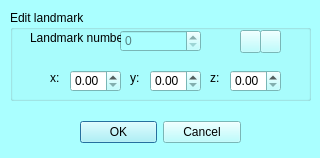
<?xml version="1.0" encoding="UTF-8"?>
<ui version="4.0">
 <class>mqEditLMKDialog</class>
 <widget class="QDialog" name="mqEditLMKDialog">
  <property name="geometry">
   <rect>
    <x>0</x>
    <y>0</y>
    <width>320</width>
    <height>158</height>
   </rect>
  </property>
  <property name="palette">
   <palette>
    <active>
     <colorrole role="WindowText">
      <brush brushstyle="SolidPattern">
       <color alpha="255">
        <red>0</red>
        <green>0</green>
        <blue>0</blue>
       </color>
      </brush>
     </colorrole>
     <colorrole role="Button">
      <brush brushstyle="SolidPattern">
       <color alpha="255">
        <red>170</red>
        <green>255</green>
        <blue>255</blue>
       </color>
      </brush>
     </colorrole>
     <colorrole role="Light">
      <brush brushstyle="SolidPattern">
       <color alpha="255">
        <red>255</red>
        <green>255</green>
        <blue>255</blue>
       </color>
      </brush>
     </colorrole>
     <colorrole role="Midlight">
      <brush brushstyle="SolidPattern">
       <color alpha="255">
        <red>212</red>
        <green>255</green>
        <blue>255</blue>
       </color>
      </brush>
     </colorrole>
     <colorrole role="Dark">
      <brush brushstyle="SolidPattern">
       <color alpha="255">
        <red>85</red>
        <green>127</green>
        <blue>127</blue>
       </color>
      </brush>
     </colorrole>
     <colorrole role="Mid">
      <brush brushstyle="SolidPattern">
       <color alpha="255">
        <red>113</red>
        <green>170</green>
        <blue>170</blue>
       </color>
      </brush>
     </colorrole>
     <colorrole role="Text">
      <brush brushstyle="SolidPattern">
       <color alpha="255">
        <red>0</red>
        <green>0</green>
        <blue>0</blue>
       </color>
      </brush>
     </colorrole>
     <colorrole role="BrightText">
      <brush brushstyle="SolidPattern">
       <color alpha="255">
        <red>255</red>
        <green>255</green>
        <blue>255</blue>
       </color>
      </brush>
     </colorrole>
     <colorrole role="ButtonText">
      <brush brushstyle="SolidPattern">
       <color alpha="255">
        <red>0</red>
        <green>0</green>
        <blue>0</blue>
       </color>
      </brush>
     </colorrole>
     <colorrole role="Base">
      <brush brushstyle="SolidPattern">
       <color alpha="255">
        <red>255</red>
        <green>255</green>
        <blue>255</blue>
       </color>
      </brush>
     </colorrole>
     <colorrole role="Window">
      <brush brushstyle="SolidPattern">
       <color alpha="255">
        <red>170</red>
        <green>255</green>
        <blue>255</blue>
       </color>
      </brush>
     </colorrole>
     <colorrole role="Shadow">
      <brush brushstyle="SolidPattern">
       <color alpha="255">
        <red>0</red>
        <green>0</green>
        <blue>0</blue>
       </color>
      </brush>
     </colorrole>
     <colorrole role="AlternateBase">
      <brush brushstyle="SolidPattern">
       <color alpha="255">
        <red>212</red>
        <green>255</green>
        <blue>255</blue>
       </color>
      </brush>
     </colorrole>
     <colorrole role="ToolTipBase">
      <brush brushstyle="SolidPattern">
       <color alpha="255">
        <red>255</red>
        <green>255</green>
        <blue>220</blue>
       </color>
      </brush>
     </colorrole>
     <colorrole role="ToolTipText">
      <brush brushstyle="SolidPattern">
       <color alpha="255">
        <red>0</red>
        <green>0</green>
        <blue>0</blue>
       </color>
      </brush>
     </colorrole>
    </active>
    <inactive>
     <colorrole role="WindowText">
      <brush brushstyle="SolidPattern">
       <color alpha="255">
        <red>0</red>
        <green>0</green>
        <blue>0</blue>
       </color>
      </brush>
     </colorrole>
     <colorrole role="Button">
      <brush brushstyle="SolidPattern">
       <color alpha="255">
        <red>170</red>
        <green>255</green>
        <blue>255</blue>
       </color>
      </brush>
     </colorrole>
     <colorrole role="Light">
      <brush brushstyle="SolidPattern">
       <color alpha="255">
        <red>255</red>
        <green>255</green>
        <blue>255</blue>
       </color>
      </brush>
     </colorrole>
     <colorrole role="Midlight">
      <brush brushstyle="SolidPattern">
       <color alpha="255">
        <red>212</red>
        <green>255</green>
        <blue>255</blue>
       </color>
      </brush>
     </colorrole>
     <colorrole role="Dark">
      <brush brushstyle="SolidPattern">
       <color alpha="255">
        <red>85</red>
        <green>127</green>
        <blue>127</blue>
       </color>
      </brush>
     </colorrole>
     <colorrole role="Mid">
      <brush brushstyle="SolidPattern">
       <color alpha="255">
        <red>113</red>
        <green>170</green>
        <blue>170</blue>
       </color>
      </brush>
     </colorrole>
     <colorrole role="Text">
      <brush brushstyle="SolidPattern">
       <color alpha="255">
        <red>0</red>
        <green>0</green>
        <blue>0</blue>
       </color>
      </brush>
     </colorrole>
     <colorrole role="BrightText">
      <brush brushstyle="SolidPattern">
       <color alpha="255">
        <red>255</red>
        <green>255</green>
        <blue>255</blue>
       </color>
      </brush>
     </colorrole>
     <colorrole role="ButtonText">
      <brush brushstyle="SolidPattern">
       <color alpha="255">
        <red>0</red>
        <green>0</green>
        <blue>0</blue>
       </color>
      </brush>
     </colorrole>
     <colorrole role="Base">
      <brush brushstyle="SolidPattern">
       <color alpha="255">
        <red>255</red>
        <green>255</green>
        <blue>255</blue>
       </color>
      </brush>
     </colorrole>
     <colorrole role="Window">
      <brush brushstyle="SolidPattern">
       <color alpha="255">
        <red>170</red>
        <green>255</green>
        <blue>255</blue>
       </color>
      </brush>
     </colorrole>
     <colorrole role="Shadow">
      <brush brushstyle="SolidPattern">
       <color alpha="255">
        <red>0</red>
        <green>0</green>
        <blue>0</blue>
       </color>
      </brush>
     </colorrole>
     <colorrole role="AlternateBase">
      <brush brushstyle="SolidPattern">
       <color alpha="255">
        <red>212</red>
        <green>255</green>
        <blue>255</blue>
       </color>
      </brush>
     </colorrole>
     <colorrole role="ToolTipBase">
      <brush brushstyle="SolidPattern">
       <color alpha="255">
        <red>255</red>
        <green>255</green>
        <blue>220</blue>
       </color>
      </brush>
     </colorrole>
     <colorrole role="ToolTipText">
      <brush brushstyle="SolidPattern">
       <color alpha="255">
        <red>0</red>
        <green>0</green>
        <blue>0</blue>
       </color>
      </brush>
     </colorrole>
    </inactive>
    <disabled>
     <colorrole role="WindowText">
      <brush brushstyle="SolidPattern">
       <color alpha="255">
        <red>85</red>
        <green>127</green>
        <blue>127</blue>
       </color>
      </brush>
     </colorrole>
     <colorrole role="Button">
      <brush brushstyle="SolidPattern">
       <color alpha="255">
        <red>170</red>
        <green>255</green>
        <blue>255</blue>
       </color>
      </brush>
     </colorrole>
     <colorrole role="Light">
      <brush brushstyle="SolidPattern">
       <color alpha="255">
        <red>255</red>
        <green>255</green>
        <blue>255</blue>
       </color>
      </brush>
     </colorrole>
     <colorrole role="Midlight">
      <brush brushstyle="SolidPattern">
       <color alpha="255">
        <red>212</red>
        <green>255</green>
        <blue>255</blue>
       </color>
      </brush>
     </colorrole>
     <colorrole role="Dark">
      <brush brushstyle="SolidPattern">
       <color alpha="255">
        <red>85</red>
        <green>127</green>
        <blue>127</blue>
       </color>
      </brush>
     </colorrole>
     <colorrole role="Mid">
      <brush brushstyle="SolidPattern">
       <color alpha="255">
        <red>113</red>
        <green>170</green>
        <blue>170</blue>
       </color>
      </brush>
     </colorrole>
     <colorrole role="Text">
      <brush brushstyle="SolidPattern">
       <color alpha="255">
        <red>85</red>
        <green>127</green>
        <blue>127</blue>
       </color>
      </brush>
     </colorrole>
     <colorrole role="BrightText">
      <brush brushstyle="SolidPattern">
       <color alpha="255">
        <red>255</red>
        <green>255</green>
        <blue>255</blue>
       </color>
      </brush>
     </colorrole>
     <colorrole role="ButtonText">
      <brush brushstyle="SolidPattern">
       <color alpha="255">
        <red>85</red>
        <green>127</green>
        <blue>127</blue>
       </color>
      </brush>
     </colorrole>
     <colorrole role="Base">
      <brush brushstyle="SolidPattern">
       <color alpha="255">
        <red>170</red>
        <green>255</green>
        <blue>255</blue>
       </color>
      </brush>
     </colorrole>
     <colorrole role="Window">
      <brush brushstyle="SolidPattern">
       <color alpha="255">
        <red>170</red>
        <green>255</green>
        <blue>255</blue>
       </color>
      </brush>
     </colorrole>
     <colorrole role="Shadow">
      <brush brushstyle="SolidPattern">
       <color alpha="255">
        <red>0</red>
        <green>0</green>
        <blue>0</blue>
       </color>
      </brush>
     </colorrole>
     <colorrole role="AlternateBase">
      <brush brushstyle="SolidPattern">
       <color alpha="255">
        <red>170</red>
        <green>255</green>
        <blue>255</blue>
       </color>
      </brush>
     </colorrole>
     <colorrole role="ToolTipBase">
      <brush brushstyle="SolidPattern">
       <color alpha="255">
        <red>255</red>
        <green>255</green>
        <blue>220</blue>
       </color>
      </brush>
     </colorrole>
     <colorrole role="ToolTipText">
      <brush brushstyle="SolidPattern">
       <color alpha="255">
        <red>0</red>
        <green>0</green>
        <blue>0</blue>
       </color>
      </brush>
     </colorrole>
    </disabled>
   </palette>
  </property>
  <property name="windowTitle">
   <string>Edit first selected landmark</string>
  </property>
  <widget class="QWidget" name="layoutWidget">
   <property name="geometry">
    <rect>
     <x>80</x>
     <y>120</y>
     <width>161</width>
     <height>25</height>
    </rect>
   </property>
   <layout class="QHBoxLayout" name="horizontalLayout_2">
    <item>
     <widget class="QDialogButtonBox" name="buttonBox">
      <property name="orientation">
       <enum>Qt::Horizontal</enum>
      </property>
      <property name="standardButtons">
       <set>QDialogButtonBox::Cancel|QDialogButtonBox::Ok</set>
      </property>
     </widget>
    </item>
   </layout>
  </widget>
  <widget class="QGroupBox" name="groupBox">
   <property name="geometry">
    <rect>
     <x>10</x>
     <y>10</y>
     <width>301</width>
     <height>91</height>
    </rect>
   </property>
   <property name="title">
    <string>Edit landmark</string>
   </property>
   <widget class="QSpinBox" name="LMKNumber">
    <property name="enabled">
     <bool>false</bool>
    </property>
    <property name="geometry">
     <rect>
      <x>110</x>
      <y>20</y>
      <width>81</width>
      <height>22</height>
     </rect>
    </property>
   </widget>
   <widget class="QLabel" name="label">
    <property name="geometry">
     <rect>
      <x>20</x>
      <y>20</y>
      <width>91</width>
      <height>16</height>
     </rect>
    </property>
    <property name="text">
     <string>Landmark number</string>
    </property>
   </widget>
   <widget class="QPushButton" name="next">
    <property name="geometry">
     <rect>
      <x>250</x>
      <y>20</y>
      <width>21</width>
      <height>23</height>
     </rect>
    </property>
    <property name="text">
     <string/>
    </property>
    <property name="icon">
     <iconset resource="../Icons/icons.qrc">
      <normaloff>:/Icons/s_right.gif</normaloff>
      <normalon>:/Icons/s_right.gif</normalon>:/Icons/s_right.gif</iconset>
    </property>
   </widget>
   <widget class="QPushButton" name="prec">
    <property name="geometry">
     <rect>
      <x>230</x>
      <y>20</y>
      <width>21</width>
      <height>23</height>
     </rect>
    </property>
    <property name="text">
     <string/>
    </property>
    <property name="icon">
     <iconset resource="../Icons/icons.qrc">
      <normaloff>:/Icons/s_left.gif</normaloff>
      <normalon>:/Icons/s_left.gif</normalon>:/Icons/s_left.gif</iconset>
    </property>
   </widget>
   <widget class="QDoubleSpinBox" name="x">
    <property name="geometry">
     <rect>
      <x>60</x>
      <y>60</y>
      <width>51</width>
      <height>22</height>
     </rect>
    </property>
   </widget>
   <widget class="QDoubleSpinBox" name="x_2">
    <property name="geometry">
     <rect>
      <x>140</x>
      <y>60</y>
      <width>51</width>
      <height>22</height>
     </rect>
    </property>
   </widget>
   <widget class="QDoubleSpinBox" name="x_3">
    <property name="geometry">
     <rect>
      <x>220</x>
      <y>60</y>
      <width>51</width>
      <height>22</height>
     </rect>
    </property>
   </widget>
   <widget class="QLabel" name="label_2">
    <property name="geometry">
     <rect>
      <x>40</x>
      <y>60</y>
      <width>21</width>
      <height>16</height>
     </rect>
    </property>
    <property name="text">
     <string>x:</string>
    </property>
   </widget>
   <widget class="QLabel" name="label_3">
    <property name="geometry">
     <rect>
      <x>120</x>
      <y>60</y>
      <width>21</width>
      <height>16</height>
     </rect>
    </property>
    <property name="text">
     <string>y:</string>
    </property>
   </widget>
  </widget>
  <widget class="QLabel" name="label_4">
   <property name="geometry">
    <rect>
     <x>210</x>
     <y>70</y>
     <width>21</width>
     <height>16</height>
    </rect>
   </property>
   <property name="text">
    <string>z:</string>
   </property>
  </widget>
 </widget>
 <resources>
  <include location="../Icons/icons.qrc"/>
  <include location="../Icons/icons.qrc"/>
 </resources>
 <connections>
  <connection>
   <sender>buttonBox</sender>
   <signal>accepted()</signal>
   <receiver>mqEditLMKDialog</receiver>
   <slot>accept()</slot>
   <hints>
    <hint type="sourcelabel">
     <x>248</x>
     <y>254</y>
    </hint>
    <hint type="destinationlabel">
     <x>157</x>
     <y>274</y>
    </hint>
   </hints>
  </connection>
  <connection>
   <sender>buttonBox</sender>
   <signal>rejected()</signal>
   <receiver>mqEditLMKDialog</receiver>
   <slot>reject()</slot>
   <hints>
    <hint type="sourcelabel">
     <x>316</x>
     <y>260</y>
    </hint>
    <hint type="destinationlabel">
     <x>286</x>
     <y>274</y>
    </hint>
   </hints>
  </connection>
 </connections>
</ui>
